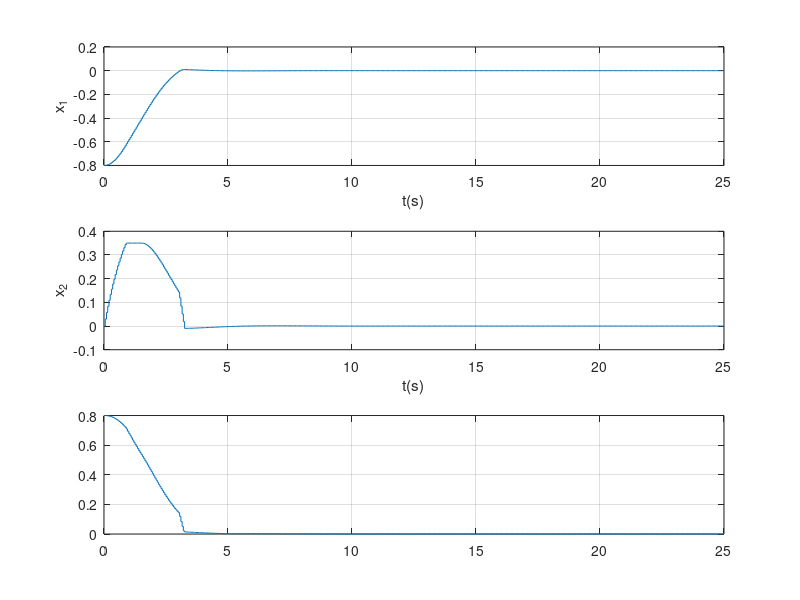

Reproduce this figure in MATLAB. (Note: this script raises an error after producing the figure.)
clc,clear all,close all,format compact
%% STATE CONSTRAINT - no solution due to low Prediction horizon (Hp=3)
A=[1 0.0488;0 0.9512];
B=[0.0012;0.0488];
x0=[-0.8;0];
Ts=0.05;

Q=diag([100,1]);
R=1;

%Compute calligraphic matrices 
A_cal=[A;A^2;A^3];
B_cal=[[B zeros(2,1) zeros(2,1)]; [A*B B zeros(2,1)];[A^2*B A*B B]];
Q_cal=blkdiag(Q,Q,Q);   
R_cal=blkdiag(R,R,R);

%Compute the Hessian of the quadratic form   
H=2*(B_cal'*Q_cal*B_cal+R_cal);
H=(H+H')/2;
F=2*A_cal'*Q_cal*B_cal;
u_sat=0.6;

%Modifichiamo x_max mettendo 0.01 alla prima componente, in seguito a 0
%Define state constraint, prima x_max=[0.06; 0.35]
x_max=[0.01; 0.35]
Gx=B_cal;
hx=-A_cal*x0+repmat(x_max,3,1);   %given a matrix and replicate it according to a matrix with some dimension

Gu=[eye(3); -eye(3)];
hu=u_sat*ones(6,1);
G=[Gu;Gx];
x_traj(:,1)=x0;
x_k=x0;

%RH procedure
for kk=1:500
    hx=-A_cal*x_k+repmat(x_max,3,1);
    h=[hu;hx];
    U=quadprog(H,x_k'*F,G,h);
    x_traj(:,kk+1)=A*x_k+B*U(1);
    %Compute one step ahead prediction using the first component of the
    %optimizer
    u_traj(kk)=U(1);
    x_k=x_traj(:,kk+1); %initialize x_k for mext step
end

figure(1)
subplot(311)
stairs([0:1:500]*Ts,x_traj(1,:)), grid on, hold on
ylabel('x_1')
xlabel('t(s)')
subplot(312)
stairs([0:1:500]*Ts,x_traj(2,:)), grid on, hold on
ylabel('x_2')
xlabel('t(s)')
subplot(313)
stairs([0:1:500]*Ts,sqrt(x_traj(1,:).^2+x_traj(2,:).^2)), grid on, hold on
yline(1e-4,':r')
yline(-1e-4,':r')
ylabel('||x||_2')
xlabel('t(s)')

figure(2)
stairs([0:1:499]*Ts,u_traj), grid on, hold on
ylabel('u')
xlabel('t(s)')
return
%We need an input in the opposite direction (and it's the optimum input!)
%Abbiamo un picco molto negativo!
%Tuttavia u_sat cuts the input a -0.6 --->ho bisogno di ridurre l'input
%Questo accade solo se considero state constraints, perchè l'area
%contsraints non è un quadrato ma un poligono di linee in una zona
%specifica che non ci permette di trovare una soluzione al problema
%Ma dobbiamo garantire che il metodo di ottimizzazione fornisca una soluzione

% With a short prediction horizon (Hp=3), the controller cannot "see" far enough into the future
% to slow down the system in time to meet the strict constraint